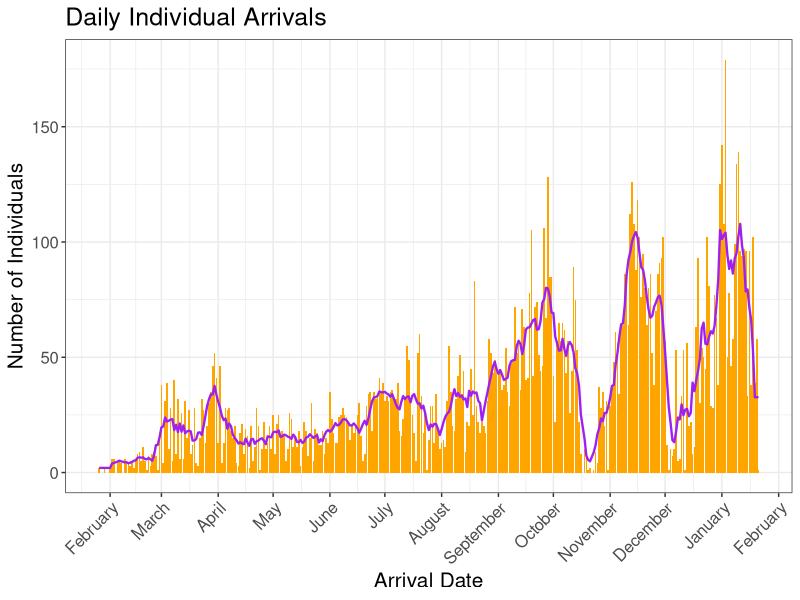
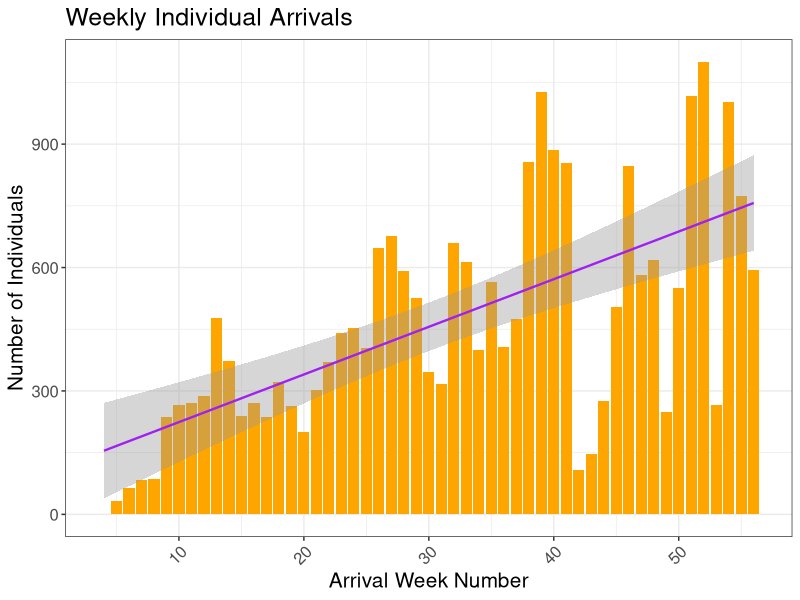
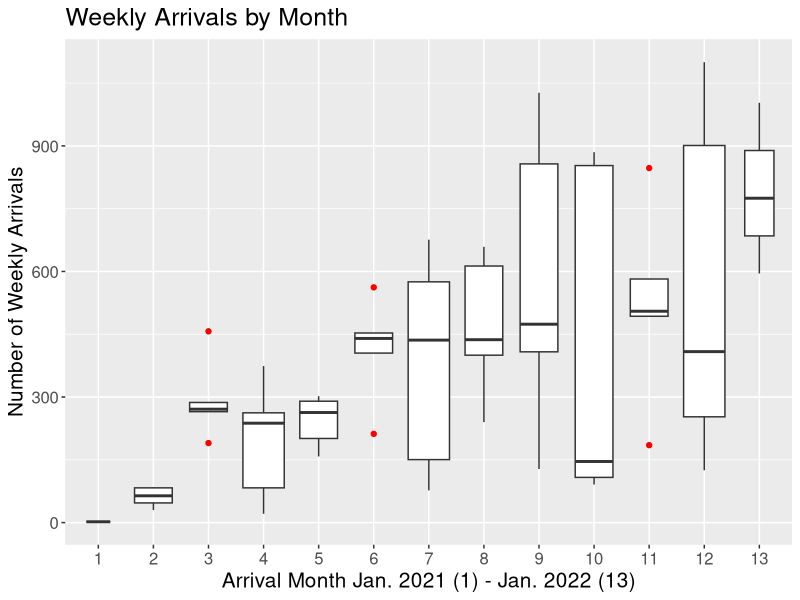
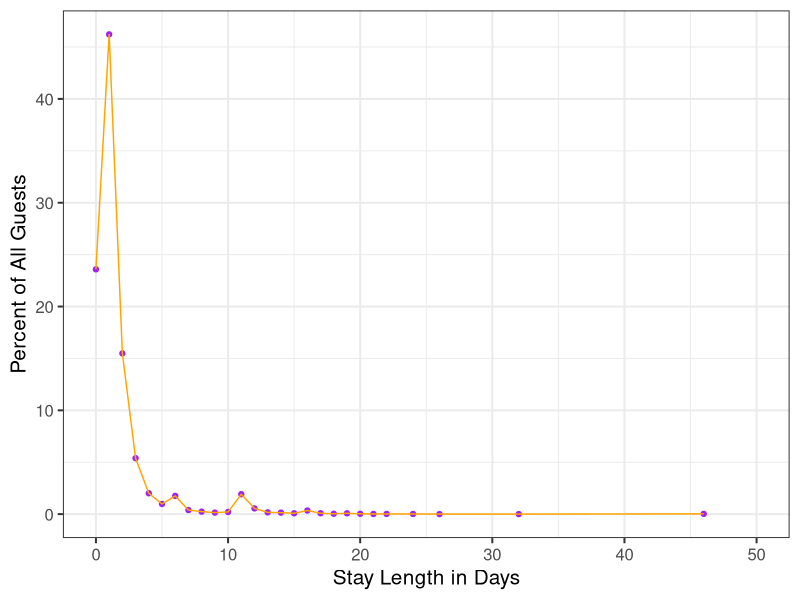
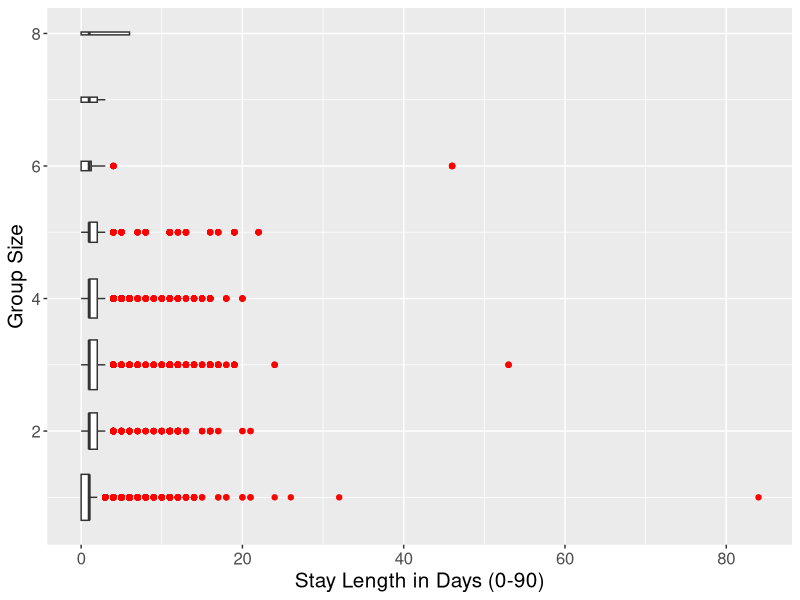
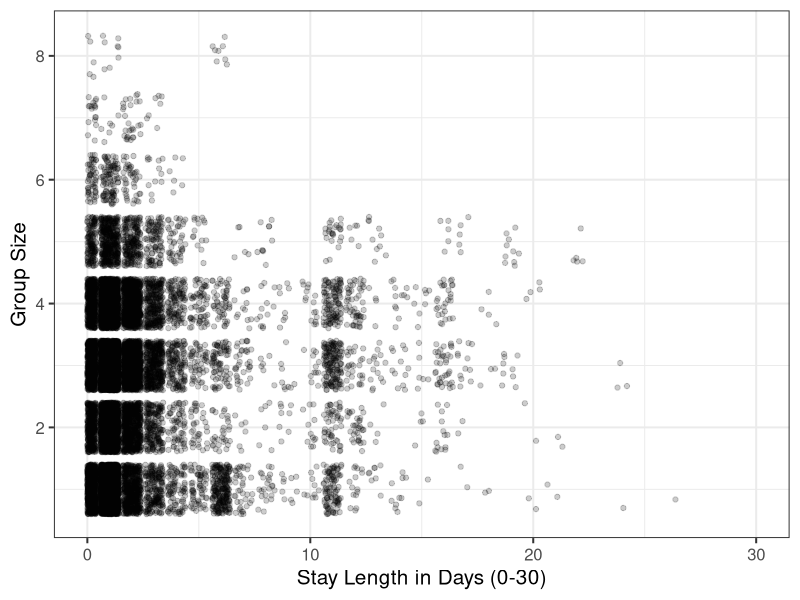
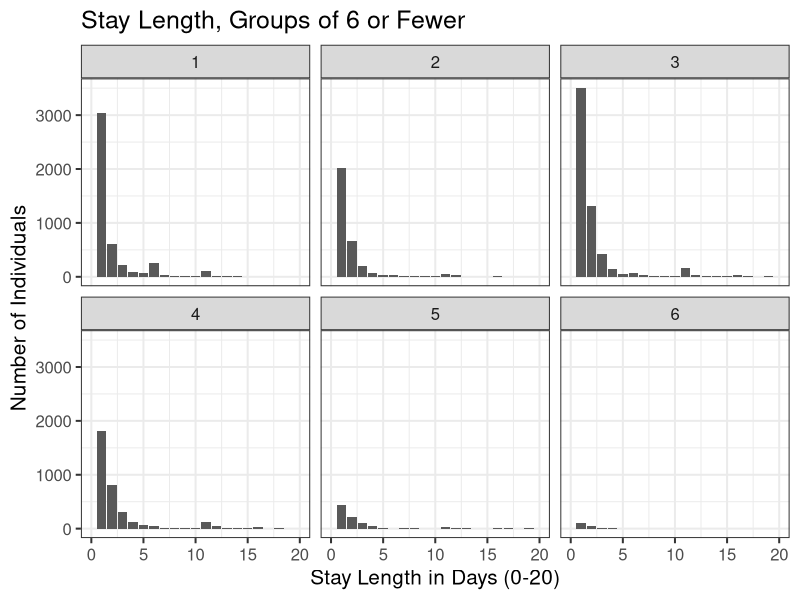

R code for these plots, in order:
## ---- chunk 1
library(knitr)
library(tidyverse)
opts_chunk$set(echo = TRUE, message = FALSE, warning = FALSE)
## ---- chunk 2

arrivals_7_day <- read_csv("data/arrival_date_counts_1.20.csv")

individuals <- read_csv("data/individual_all_clean_1_20_22.csv")

stay_len_perc <- read_csv("data/stay_length_percent_1_20_22.csv")

## ---- chunk 3

par(mfrow = c(1, 3))

# plot daily total arrivals (bars) with individual seven-day rolling mean (purple line)

ggplot(arrivals_7_day, aes(x=arrival_date, y=n))+
  geom_col(fill='orange')+
  geom_line(aes(y = seven_avg), color='purple', size=.8)+
  ggtitle("Daily Individual Arrivals")+
  theme_bw() +
  theme(text = element_text(size=15), axis.text.x = element_text(angle = 45, hjust=1))+
  xlab("Arrival Date")+
  ylab("Number of Individuals")+ 
  scale_x_date(date_breaks="1 month", date_labels="%B")

# weekly arrivals barplot with linear regression

arrivals_wk <- individuals %>%
  count(week_number)

arrivals_wk %>%
  ggplot(aes(x = week_number, y = n)) +
  geom_bar(stat = "identity", fill = 'orange') +
  geom_smooth(method = "lm", formula = y ~ x, color = 'purple', size=.8) +
  theme_bw() +
  theme(text = element_text(size=15), axis.text.x = element_text(angle = 45, hjust=1)) +
  ggtitle("Weekly Individual Arrivals")+
  xlab("Arrival Week Number") +
  ylab("Number of Individuals")

# Examine monthly arrivals
monthly_arrivals <- individuals %>%
  count(week_number, arrival_month, arrival_year)

monthly_arrivals %>% #average weekly arrivals by month boxplots
  mutate(arrival_month = factor(arrival_month)) %>%
  ggplot(aes(x = arrival_month, y = n)) +
  geom_boxplot(varwidth = TRUE, outlier.color = "red") +
  ylab("Number of Weekly Arrivals") +
  xlab("Arrival Month Jan. 2021 (1) - Jan. 2022 (13)") +
  ggtitle("Weekly Arrivals by Month") +
  theme(text = element_text(size=15))

## ---- chunk 4

# plot stay length percentages
stay_len_perc %>%
  ggplot(aes(x = stay_length, y = percent)) +
  geom_point(color="purple") +
  geom_line(color="orange") +
  xlim(0,50) +
  labs(x = "Stay Length in Days", y = "Percent of All Guests") +
  theme_bw(15)
  
## ---- chunk 5

par(mfrow = c(1, 3))

# Boxplots of stay lengths for various group sizes
individuals %>%
  filter(stay_length >= 0) %>% 
  mutate(group_size = factor(number_in_party)) %>%
  ggplot(aes(x = stay_length, y = number_in_party)) +
  geom_boxplot(aes(group = number_in_party), varwidth = TRUE, outlier.color = "red",)  + # zoom in on plot because there are a few large outliers
  ylab("Group Size") +
  xlab("Stay Length in Days (0-90)") +
  theme(text = element_text(size=15))

# Look at distribution of individuals by group size for stays from 0-30 days
individuals %>%
  filter(stay_length >= 0) %>% 
  ggplot(aes(x = stay_length, y = number_in_party)) +
  geom_jitter(alpha = .2) +
  xlim(0, 30) +  
  ylab("Group Size") +
  xlab("Stay Length in Days (0-30)") +
  theme_bw(15) 

# look at stay length distribution for individuals in parties fewer than 7
individuals %>%
  filter(stay_length >= 0 & number_in_party < 7) %>% #filter out mistakes in recording year (negative values)
  ggplot(aes(x = stay_length)) +
  geom_bar() +
  xlim(0, 20) +
  facet_wrap(~number_in_party) +
  ggtitle("Stay Length, Groups of 6 or Fewer") +
  ylab("Number of Individuals") +
  xlab("Stay Length in Days (0-20)") +
  theme_bw(15)
